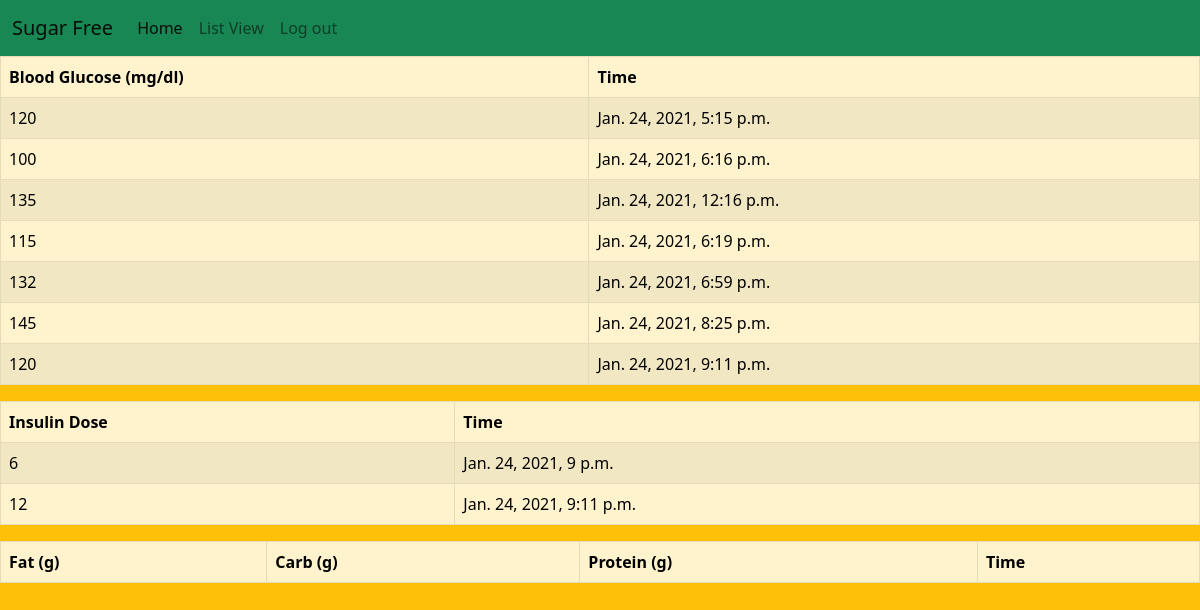
The app's page /dashview/listview (signed in), older data.
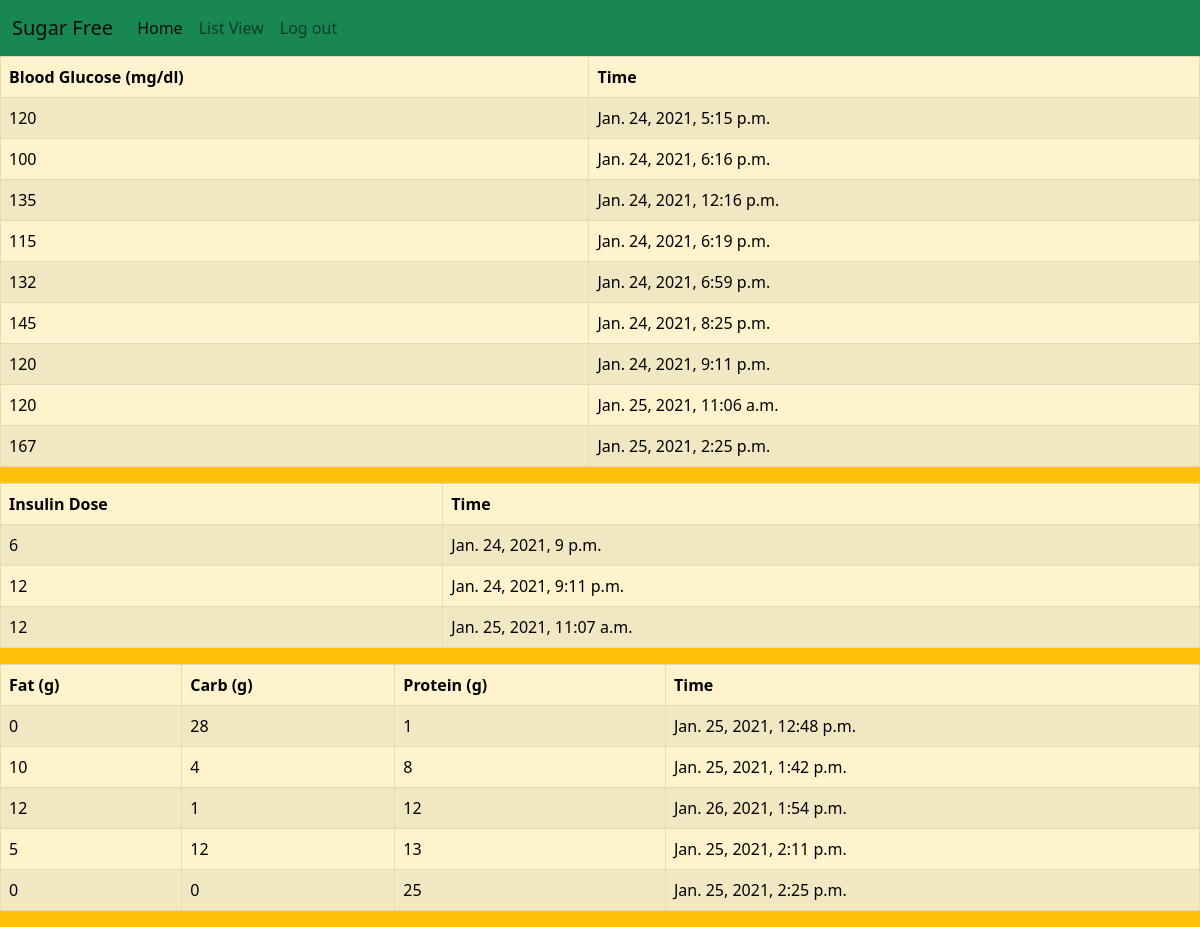
The same page, newer data.
### dashboard/models.py (models this page shows)
class Glucose(models.Model):
    reading = models.IntegerField()
    time = models.DateTimeField(auto_now_add=False)
    uploaded_by = models.ForeignKey(User,related_name="user_reading", on_delete=models.CASCADE)
    created_at = models.DateTimeField(auto_now_add=True)
    updated_at = models.DateTimeField(auto_now_add=True)

class Insulin(models.Model):
    dose = models.IntegerField()
    time = models.DateTimeField(auto_now_add=False)
    uploaded_by = models.ForeignKey(User,related_name="user_dose", on_delete=models.CASCADE)
    created_at = models.DateTimeField(auto_now_add=True)
    updated_at = models.DateTimeField(auto_now_add=True)

class Macro(models.Model):
    fat = models.IntegerField()
    carb = models.IntegerField()
    protein = models.IntegerField()
    time = models.DateTimeField(auto_now_add=False)
    calories = models.IntegerField(null=True, blank=True)
    uploaded_by = models.ForeignKey(User,related_name="user_macro", on_delete=models.CASCADE)
    created_at = models.DateTimeField(auto_now_add=True)
    updated_at = models.DateTimeField(auto_now_add=True)

### dashboard/views.py (the view)
# urls.py: path('/listview', views.listview, name="listview"),
def listview(request):
    user = request.user
    user_reading = user.user_reading.all()
    user_dose = user.user_dose.all()
    user_macro = user.user_macro.all()
    context = {
        'user_reading': user_reading,
        'user_dose': user_dose,
        'user_macro': user_macro
        }
    return render(request, "list.html", context)

### dashboard/templates/list.html (shortened to what this page needs)
<!doctype html>
<html lang="en">
  <head>
    <link href="https://cdn.jsdelivr.net/npm/bootstrap@5.0.0-beta1/dist/css/bootstrap.min.css" rel="stylesheet">
  </head>
  <body class="bg-warning">
      <nav class="navbar navbar-expand-lg navbar-light bg-success">
    <div class="container-fluid">
      <a class="navbar-brand" href="/dashview">Sugar Free</a>
      <div class="collapse navbar-collapse" id="navbarSupportedContent">
        <ul class="navbar-nav me-auto mb-2 mb-lg-0">
          <li class="nav-item">
            <a class="nav-link active" aria-current="page" href="/dashview">Home</a>
          </li>
          <li class="nav-item">
            <a class="nav-link" href="/dashview/listview">List View</a>
          </li>
          <li class="nav-item">
            <a class="nav-link" href="/login/log_out">Log out</a>
          </li>
        </ul>
      </div>
    </div>
  </nav>
<table class = "table table-warning table-striped table-bordered table-hover">
    <thead>
        <tr>
            <th scope="col">Blood Glucose (mg/dl)</th>
            <th scope="col"> Time </th>
          </tr>
        </thead>
        <tbody>
            {% for user_reading in user_reading %}
            <tr>
                    <td>{{user_reading.reading}}</td>
                    <td>{{user_reading.time}}</td>
            </tr>
            {% endfor %}
        </tbody>
    </table>
    <table class = "table table-warning table-striped table-bordered table-hover">
        <thead>
            <tr>
                <th scope = "col">Insulin Dose</th>
                <th scope = "col">Time</th>
                </tr>
            </thead>
            <tbody>
                {% for user_dose in user_dose %}
                <tr>
                        <td>{{user_dose.dose}}</td>
                        <td>{{user_dose.time}}</td>
                </tr>
                {% endfor %}
            </tbody>
        </table>
        <table class = "table table-warning table-striped table-bordered table-hover">
            <thead>
                <tr>
                    <th scope = "col"> Fat (g) </th>
                    <th scope = "col"> Carb (g) </th>
                    <th scope = "col"> Protein (g)</th>
                    <th scope = "col"> Time </th>
                    </tr>
                </thead>
                <tbody>
                    {% for user_macro in user_macro %}
                    <tr>
                            <td>{{user_macro.fat}}</td>
                            <td>{{user_macro.carb}}</td>
                            <td>{{user_macro.protein}}</td>
                            <td>{{user_macro.time}}</td>
                    </tr>
                    {% endfor %}
                </tbody>
            </table>

Row changes from the older to the newer data that the page shows:
added Glucose: reading "120", time "Jan. 25, 2021, 11:06 a.m."
added Glucose: reading "167", time "Jan. 25, 2021, 2:25 p.m."
added Insulin: dose "12", time "Jan. 25, 2021, 11:07 a.m."
added Macro: fat "0", carb "28", protein "1", time "Jan. 25, 2021, 12:48 p.m."
added Macro: fat "10", carb "4", protein "8", time "Jan. 25, 2021, 1:42 p.m."
added Macro: fat "12", carb "1", protein "12", time "Jan. 26, 2021, 1:54 p.m."
added Macro: fat "5", carb "12", protein "13", time "Jan. 25, 2021, 2:11 p.m."
added Macro: fat "0", carb "0", protein "25", time "Jan. 25, 2021, 2:25 p.m."
